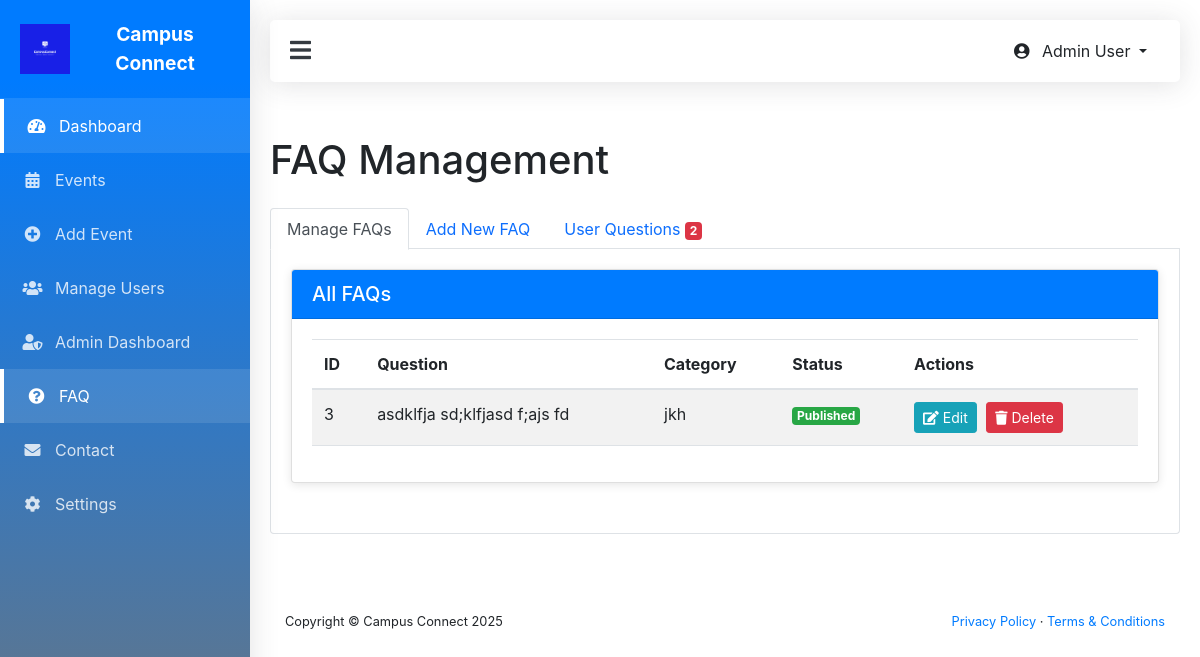
The page /admin/faqs.php (signed in) on the database its author committed.
### tables this page shows
CREATE TABLE `faqs` (
  `faq_id` int(11) NOT NULL,
  `question` text NOT NULL,
  `answer` text NOT NULL,
  `category` varchar(100) DEFAULT NULL,
  `is_published` tinyint(1) DEFAULT 0,
  `created_at` timestamp NOT NULL DEFAULT current_timestamp(),
  `updated_at` timestamp NOT NULL DEFAULT current_timestamp() ON UPDATE current_timestamp()
);

### admin/faqs.php (the view, shortened to what this page needs)
<?php
include 'header.php';
$query = "SELECT * FROM faqs ORDER BY category, faq_id DESC";
$result = mysqli_query($conn, $query);
$faqs = [];
if ($result) {
    while ($row = mysqli_fetch_assoc($result)) {
        $faqs[] = $row;
    }
}
$query = "SELECT * FROM user_questions ORDER BY created_at DESC";
$result = mysqli_query($conn, $query);
$userQuestions = [];
if ($result) {
    while ($row = mysqli_fetch_assoc($result)) {
        $userQuestions[] = $row;
    }
}
?>
<!DOCTYPE html>
<html lang="en">
<head>
    <link rel="stylesheet" href="https://cdnjs.cloudflare.com/ajax/libs/font-awesome/5.15.4/css/all.min.css">
    <link rel="stylesheet" href="https://stackpath.bootstrapcdn.com/bootstrap/4.5.2/css/bootstrap.min.css">
</head>
<body>
    <div class="container admin-container">
        <h1 class="mb-4">FAQ Management</h1>
        <ul class="nav nav-tabs" id="myTab" role="tablist">
            <li class="nav-item">
                <a class="nav-link active" id="faqs-tab" data-toggle="tab" href="#faqs" role="tab">Manage FAQs</a>
            </li>
            <li class="nav-item">
                <a class="nav-link" id="add-tab" data-toggle="tab" href="#add" role="tab">Add New FAQ</a>
            </li>
            <li class="nav-item">
                <a class="nav-link" id="questions-tab" data-toggle="tab" href="#questions" role="tab">User Questions
                    <?php if (count($userQuestions) > 0): ?>
                        <span class="badge badge-danger"><?php echo count($userQuestions); ?></span>
                    <?php endif; ?>
                </a>
            </li>
        </ul>
        <div class="tab-content" id="myTabContent">
            <div class="tab-pane fade show active" id="faqs" role="tabpanel">
                <div class="card">
                    <div class="card-header bg-primary text-white">
                        <h5 class="mb-0">All FAQs</h5>
                    </div>
                    <div class="card-body">
                        <div class="table-responsive">
                            <table class="table table-striped">
                                <thead>
                                    <tr>
                                        <th>ID</th>
                                        <th>Question</th>
                                        <th>Category</th>
                                        <th>Status</th>
                                        <th>Actions</th>
                                    </tr>
                                </thead>
                                <tbody>
                                    <?php if (empty($faqs)): ?>
                                        <tr>
                                            <td colspan="5" class="text-center">No FAQs found</td>
                                        </tr>
                                    <?php else: ?>
                                        <?php foreach ($faqs as $faq): ?>
                                            <tr>
                                                <td><?php echo $faq['faq_id']; ?></td>
                                                <td><?php echo htmlspecialchars(substr($faq['question'], 0, 50)) . (strlen($faq['question']) > 50 ? '...' : ''); ?></td>
                                                <td><?php echo htmlspecialchars($faq['category']); ?></td>
                                                <td>
                                                    <?php if ($faq['is_published']): ?>
                                                        <span class="badge badge-published">Published</span>
                                                    <?php else: ?>
                                                        <span class="badge badge-unpublished">Unpublished</span>
                                                    <?php endif; ?>
                                                </td>
                                                <td class="action-buttons">
                                                    <button class="btn btn-sm btn-info edit-faq"
                                                            data-id="<?php echo $faq['faq_id']; ?>"
                                                            data-question="<?php echo htmlspecialchars($faq['question']); ?>"
                                                            data-answer="<?php echo htmlspecialchars($faq['answer']); ?>"
                                                            data-category="<?php echo htmlspecialchars($faq['category']); ?>"
                                                            data-published="<?php echo $faq['is_published']; ?>">
                                                        <i class="fas fa-edit"></i> Edit
                                                    </button>
                                                    <button class="btn btn-sm btn-danger delete-faq" data-id="<?php echo $faq['faq_id']; ?>">
                                                        <i class="fas fa-trash"></i> Delete
                                                    </button>
                                                </td>
                                            </tr>
                                        <?php endforeach; ?>
                                    <?php endif; ?>
                                </tbody>
                            </table>
                        </div>
                    </div>
                </div>
            </div>
        </div>
    </div>
</body>
</html>
<?php include 'footer.php'; ?>

### admin/header.php (style rules this page uses)
:root { --primary: #4e73df; --secondary: #6f42c1; --success: #1cc88a; --info: #36b9cc; --warning: #f6c23e; --danger: #e74a3b; --light: #f8f9fc; --dark: #5a5c69; --sidebar-width: 250px; }
body { font-family: 'Nunito', -apple-system, BlinkMacSystemFont, 'Segoe UI', Roboto, 'Helvetica Neue', Arial, sans-serif; background-color: #f8f9fc; overflow-x: hidden; }

### admin/faqs.php (style rules this page uses)
.admin-container { padding: 30px 0; }
.card { margin-bottom: 30px; box-shadow: 0 2px 10px rgba(0,0,0,0.1); }
.table-responsive { max-height: 600px; overflow-y: auto; }
.action-buttons .btn { margin-right: 5px; }
.tab-content { padding: 20px; border: 1px solid #dee2e6; border-top: none; border-radius: 0 0 0.25rem 0.25rem; }
.badge-published { background-color: #28a745; }

### rows shown on the page
faqs: faq_id "3", question "asdklfja sd;klfjasd f;ajs fd", category "jkh", is_published "Published"

### other values the page prints
count($userQuestions) "2"
